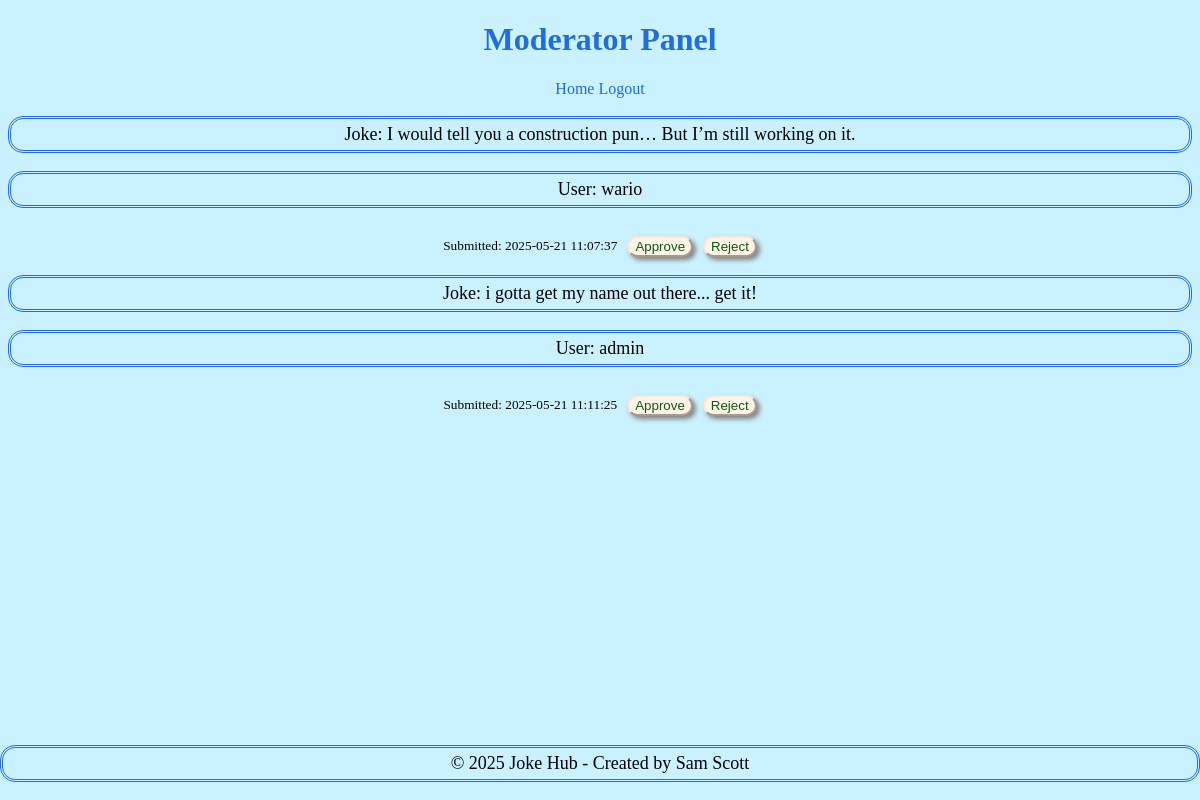
Page /moderate on the committed database.
### tables this page shows
CREATE TABLE jokes (  -- jokes table for users to insert jokes
                id INTEGER PRIMARY KEY AUTOINCREMENT,
                content TEXT NOT NULL,
                timestamp TEXT NOT NULL,
                user_id INTEGER, --replacing this use instead of username
                rating REAL DEFAULT 0, 
                approved INTEGER DEFAULT 0,
                FOREIGN KEY(user_id) REFERENCES users(id) ON DELETE CASCADE 
                --Setting up the table with ON DELETE CASCADE, then deleting the user will automatically delete all related data(which is what we want!) 
            );

CREATE TABLE users ( --users table 
                id INTEGER PRIMARY KEY AUTOINCREMENT, 
                username TEXT UNIQUE NOT NULL,
                password TEXT NOT NULL,
                is_admin INTEGER DEFAULT 0
              );

### app.py (the view)
@app.route('/moderate')
def moderate():
    conn = sqlite3.connect('jokes.db')
    conn.row_factory = sqlite3.Row
    c = conn.cursor()
    c.execute('''
                SELECT "jokes"."id", "jokes"."content", "jokes"."timestamp", "users".username
                FROM "jokes"
                JOIN "users" ON "jokes"."user_id" = "users"."id"
                WHERE "approved" = 0
     ''')
    jokes = c.fetchall() #find all unapproved jokes to moderate
    conn.close()
    return render_template('moderate.html', jokes=jokes)

### templates/moderate.html (shortened to what this page needs)
<!DOCTYPE html>
<html lang="en">
<head>
    <link rel="stylesheet" href="{{ url_for('static', filename='css/index.css') }}">
</head>
<body>
    <h1>Moderator Panel</h1>
    <a href="{{ url_for('index')  }}">Home</a>
    <a href="{{ url_for('logout') }}">Logout</a>
    {% for joke in jokes %}
        <p>Joke: {{ joke['content'] }}</p>
        <p>User: {{ joke['username'] }}</p>
        <div class="aligning-content" id="joke-{{ joke['id'] }}">
            <small>Submitted: {{ joke['timestamp'] }}</small>
            <button onclick="approveJoke('{{ joke[id] }}')">Approve</button>
            <button onclick="rejectJoke('{{ joke[id] }}')">Reject</button>
        </div>
        {% endfor %}
    <footer>
        <p>&copy; 2025 Joke Hub - Created by Sam Scott </p>
    </footer>
</body>
</html>

### static/css/index.css (style rules this page uses)
body { background-color:rgb(202, 241, 255); text-align: center; }
h1 { color: rgb(34, 109, 221); text-align: center; }
p { font-size: 18px; padding: 5px 5px 5px 5px; border: 3px double rgb(34, 109, 221); border-radius: 15px; }
button { display: inline-block; color: rgb(13, 90, 13); background-color: rgb(255, 244, 233); border-radius: 15px; border-color: rgb(252, 230, 209); box-shadow: 3px 3px 5px grey; }
a { color: rgb(34, 109, 221); text-decoration: none; }
footer { position: fixed; left: 0; bottom: 0; width: 100%; text-align: center; }
.aligning-content { display: flex; flex-direction: row; justify-content: center; align-items: center; padding-top: 10px; gap: 10px; }

### rows in the picture
jokes: content "I would tell you a construction pun… But I’m still working on it.", username "wario", timestamp "2025-05-21 11:07:37"
jokes: content "i gotta get my name out there... get it!", username "admin", timestamp "2025-05-21 11:11:25"
